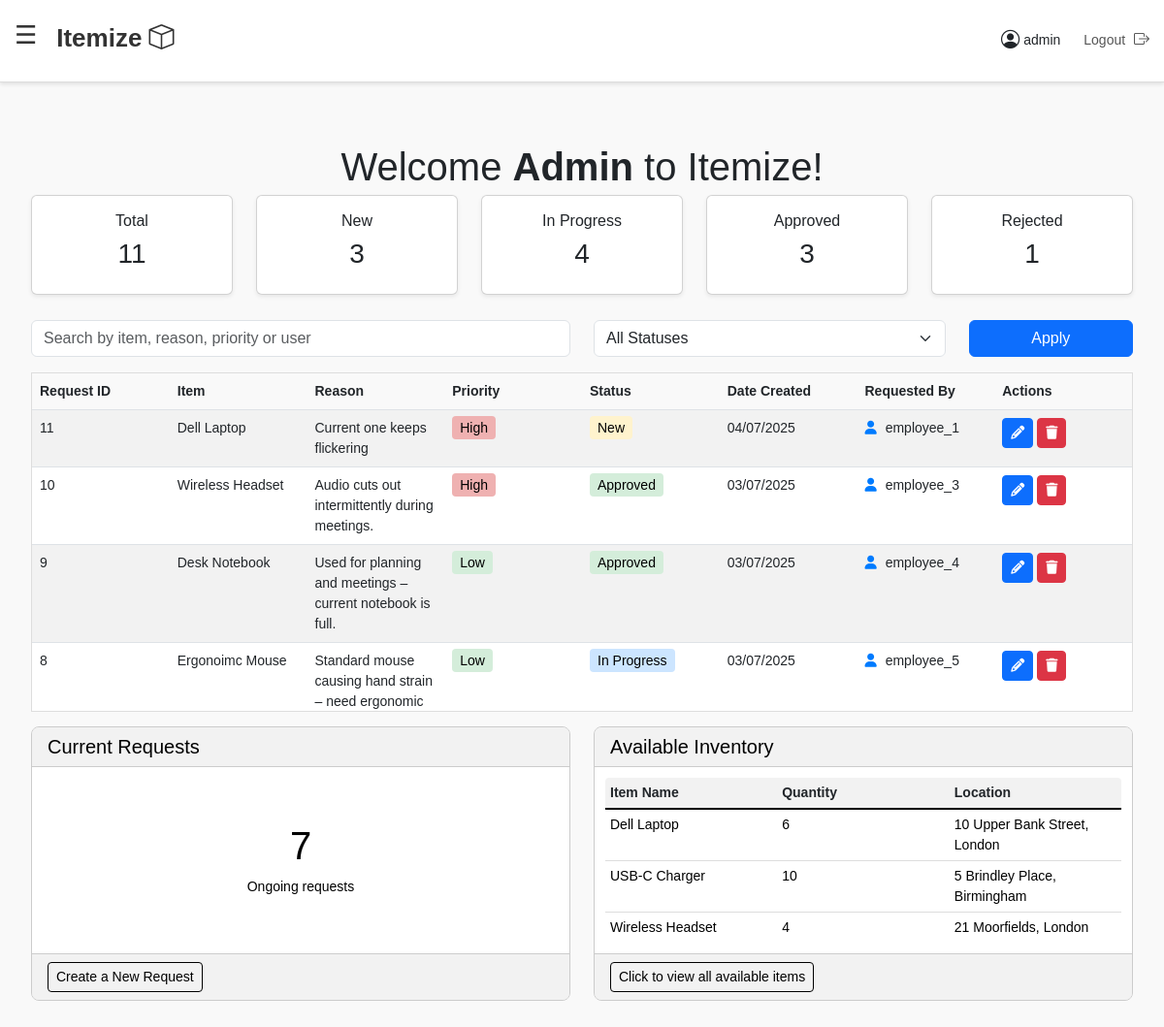
The page /dashboard/ (signed in) on the database its author committed.
### inventory/models.py (models this page shows, shortened)
class InventoryRequest(models.Model):
    STATUS_CHOICES = [
        ('New', 'New'),
        ('In Progress', 'In Progress'),
        ('Approved', 'Approved'),
        ('Rejected', 'Rejected'),
    ]
    item = models.ForeignKey(InventoryItem, on_delete=models.CASCADE)
    reason = models.TextField()
    priority = models.CharField(max_length=10, choices=[('High', 'High'), ('Medium', 'Medium'), ('Low', 'Low')])
    requested_by = models.ForeignKey(User, on_delete=models.CASCADE)
    status = models.CharField(max_length=20, choices=STATUS_CHOICES, default='New')
    created_at = models.DateTimeField(auto_now_add=True)
    class Meta:
        verbose_name = 'Inventory Request'
        verbose_name_plural = 'Inventory Requests'
        db_table = 'inventory_request'

class InventoryItem(models.Model):
    name = models.CharField(max_length=100)
    category = models.CharField(max_length=100)
    quantity = models.PositiveIntegerField(default=0)
    location = models.CharField(max_length=100)
    description = models.TextField(blank=True)
    added = models.DateTimeField(auto_now_add=True)
    class Meta:
        verbose_name = 'Inventory Item'
        verbose_name_plural = 'Inventory Items'
        db_table = 'inventory_item'

### inventory/views.py (the view, shortened to what this page needs)
# urls.py: path('dashboard/', views.dashboard, name='dashboard'),
@login_required
def dashboard(request):
    if request.user.is_staff:
        requests = InventoryRequest.objects.all()
        is_admin = True
    else:
        requests = InventoryRequest.objects.filter(requested_by=request.user)
        is_admin = False
    search_query = request.GET.get('search', '').strip()
    status_filter = request.GET.get('status', '').strip()
    if status_filter:
        requests = requests.filter(status=status_filter)
    requests = requests.order_by('-created_at')
    current_requests_count = requests.exclude(status__in=['Approved', 'Rejected']).count()
    total_requests = requests.count()
    new_count = requests.filter(status='New').count()
    in_progress_count = requests.filter(status='In Progress').count()
    approved_count = requests.filter(status='Approved').count()
    rejected_count = requests.filter(status='Rejected').count()
    paginator = Paginator(requests, 8)
    page_number = request.GET.get('page')
    page_obj = paginator.get_page(page_number)
    available_inventories = InventoryItem.objects.all()[:3]
    context = {
        'requests': page_obj,
        'page_obj': page_obj,
        'current_requests_count': current_requests_count,
        'available_inventories': available_inventories,
        'is_admin': is_admin,
        'user_name': request.user.username,
        'search_query': search_query,
        'status_filter': status_filter,
        'status_choices': InventoryRequest.STATUS_CHOICES,
        'total_requests': total_requests,
        'new_count': new_count,
        'in_progress_count': in_progress_count,
        'approved_count': approved_count,
        'rejected_count': rejected_count,
    }
    return render(request, 'dashboard.html', context)

### templates/dashboard.html (shortened to what this page needs)
{% extends 'base.html' %}
{% block content %}
    <div class="container-fluid mt-5">
    <h1 class="text-center" style="margin-top: 5px; margin-bottom: 15px">Welcome
        <strong>{{ user.username|title }}</strong> to Itemize!
    </h1>
    <div class="row mb-3">
    <div class="col-md">
        <div class="card text-center shadow-sm">
            <div class="card-body">
                <h6>Total</h6>
                <h3>{{ total_requests }}</h3>
            </div>
        </div>
    </div>
    <div class="col-md">
        <div class="card text-center shadow-sm">
            <div class="card-body">
                <h6>New</h6>
                <h3>{{ new_count }}</h3>
            </div>
        </div>
    </div>
    <div class="col-md">
        <div class="card text-center shadow-sm">
            <div class="card-body">
                <h6>In Progress</h6>
                <h3>{{ in_progress_count }}</h3>
            </div>
        </div>
    </div>
    <div class="col-md">
        <div class="card text-center shadow-sm">
            <div class="card-body">
                <h6>Approved</h6>
                <h3>{{ approved_count }}</h3>
            </div>
        </div>
    </div>
    <div class="col-md">
        <div class="card text-center shadow-sm">
            <div class="card-body">
                <h6>Rejected</h6>
                <h3>{{ rejected_count }}</h3>
            </div>
        </div>
    </div>
</div>
<form method="get" class="row mb-3">
    <div class="col-md-6">
        <input type="text" name="search" class="form-control"
               placeholder="Search by item, reason, priority or user"
               value="{{ search_query }}">
    </div>
    <div class="col-md-4">
        <select name="status" class="form-select">
            <option value="">All Statuses</option>
        </select>
    </div>
    <div class="col-md-2">
        <button type="submit" class="btn btn-primary w-100">Apply</button>
    </div>
</form>
    <div class="scrollable-table-container">
        <table class="table table-striped">
            <thead>
            <tr>
                <th>Request ID</th>
                <th>Item</th>
                <th>Reason</th>
                <th>Priority</th>
                <th>Status</th>
                <th>Date Created</th>
                <th>Requested By</th>
                <th>Actions</th>
            </tr>
            </thead>
            <tbody>
            {% for req in requests %}
                <tr>
                    <td>{{ req.id }}</td>
                    <td>{{ req.item.name }}</td>
                    <td>{{ req.reason }}</td>
                    <td>
                <span class="{% if req.priority == 'Low' %}priority-low
                              {% elif req.priority == 'Medium' %}priority-medium
                              {% elif req.priority == 'High' %}priority-high{% endif %}">
                    {{ req.priority }}
                </span>
                    </td>
                    <td>
                <span class="{% if req.status == 'New' %}status-new
                              {% elif req.status == 'In Progress' %}status-in-progress
                              {% elif req.status == 'Approved' %}status-approved
                              {% elif req.status == 'Rejected' %}status-rejected{% endif %}">
                    {{ req.status }}
                </span>
                    </td>
                    <td>{{ req.created_at|date:"d/m/Y" }}</td>
                    <td>
                        {% if req.requested_by.is_superuser %}
                            <i class="fa fa-user-shield" style="color: #ff5733; margin-right: 5px;"></i>
                        {% else %}
                            <i class="fa fa-user" style="color: #007bff; margin-right: 5px;"></i>
                        {% endif %}
                        {{ req.requested_by.username }}
                    </td>
                    <td>
                        {% if req.requested_by == user or is_admin %}
                            <a href="{% url 'edit_request' req.id %}" class="btn btn-primary btn-sm btn-icon">
                                <i class="fa fa-pencil-alt"></i>
                            </a>
                            {% if is_admin %}
                                <a href="{% url 'delete_request' req.id %}" class="btn btn-danger btn-sm btn-icon">
                                    <i class="fa fa-trash"></i>
                                </a>
                            {% endif %}
                        {% else %}
                            <span class="text-muted">No Actions</span>
                        {% endif %}
                    </td>
                </tr>
            {% endfor %}
            </tbody>
        </table>
    </div>
    <div class="row mb-4">
    <div class="col-md-6">
        <div class="card h-100"
             style="background-color: #f2f2f2; border: 1px solid #ccc; border-radius: 8px; overflow: hidden;">
            <div class="card-header" style="background-color: #f2f2f2; color: black; border-bottom: 1px solid #ccc;">
                <h5 class="card-title mb-0">Current Requests</h5>
            </div>
            <div class="card-body d-flex flex-column align-items-center justify-content-center"
                 style="background-color: white;">
                <h1 style="color: black;">{{ current_requests_count }}</h1>
                <p class="card-text" style="color: black;">Ongoing requests</p>
            </div>
            <div class="card-footer" style="background-color: #f2f2f2; border-top: 1px solid #ccc;">
                <a href="{% url 'create_request' %}" class="btn btn-sm"
                   style="border: 1px solid black; color: black; background-color: transparent; transition: 0.3s;"
                   onmouseover="this.style.backgroundColor='black'; this.style.color='white';"
                   onmouseout="this.style.backgroundColor='transparent'; this.style.color='black';">Create a New
                    Request</a>
            </div>
        </div>
    </div>
    <div class="col-md-6">
        <div class="card h-100"
             style="background-color: #f2f2f2; border: 1px solid #ccc; border-radius: 8px; overflow: hidden;">
            <div class="card-header" style="background-color: #f2f2f2; color: black; border-bottom: 1px solid #ccc;">
                <h5 class="card-title mb-0">Available Inventory</h5>
            </div>
            <div class="card-body" style="background-color: white; padding: 10px;">
                {% if available_inventories|length > 0 %}
                    <table style="width: 100%; border-collapse: collapse; background-color: white; border-radius: 5px; overflow: hidden; border: 1px solid #ddd;">
                        <thead style="background-color: #f2f2f2;">
                        <tr>
                            <th style="text-align: left; padding: 5px; border-bottom: 2px solid black;">Item Name</th>
                            <th style="text-align: left; padding: 5px; border-bottom: 2px solid black;">Quantity</th>
                            <th style="text-align: left; padding: 5px; border-bottom: 2px solid black;">Location</th>
                        </tr>
                        </thead>
                        <tbody>
                        {% for item in available_inventories|slice:":3" %}
                            <tr>
                                <td style="padding: 5px; border-bottom: 1px solid #ddd; color: black;">{{ item.name }}</td>
                                <td style="padding: 5px; border-bottom: 1px solid #ddd; color: black;">{{ item.quantity }}</td>
                                <td style="padding: 5px; border-bottom: 1px solid #ddd; color: black;">{{ item.location }}</td>
                            </tr>
                        {% endfor %}
                        </tbody>
                    </table>
                {% else %}
                    <p style="text-align: center; color: black; margin: 10px 0;">No inventory available</p>
                {% endif %}
            </div>
            <div class="card-footer" style="background-color: #f2f2f2; border-top: 1px solid #ccc;">
                <a href="{% url 'available_inventory' %}" class="btn btn-sm"
                   style="border: 1px solid black; color: black; background-color: transparent; transition: 0.3s;"
                   onmouseover="this.style.backgroundColor='black'; this.style.color='white';"
                   onmouseout="this.style.backgroundColor='transparent'; this.style.color='black';">Click to view all
                    available items</a>
            </div>
        </div>
    </div>
{% endblock %}

### templates/base.html (shortened to what this page needs)
<!DOCTYPE html>
<html lang="en">
<head>
    <link href="https://cdn.jsdelivr.net/npm/bootstrap@5.3.0/dist/css/bootstrap.min.css" rel="stylesheet">
    <link href="https://cdnjs.cloudflare.com/ajax/libs/font-awesome/6.4.0/css/all.min.css" rel="stylesheet">
    <link href="https://cdn.jsdelivr.net/npm/bootstrap-icons/font/bootstrap-icons.css" rel="stylesheet">
</head>
<body>
<nav class="navbar d-flex align-items-center justify-content-between">
    <div>
        <span id="hamburgerIcon" class="hamburger-icon">☰</span>
        <a href="{% url 'dashboard' %}" class="navbar-brand ms-3">
            Itemize <i class="bi bi-box"></i>
        </a>
    </div>
    <div class="d-flex align-items-center">
        <span class="profile-section d-flex align-items-center me-4">
            <i class="bi bi-person-circle me-1" style="font-size: 1.2rem;"></i>
            {{ request.user.username }}
        </span>
        <a href="{% url 'logout' %}" class="logout">
            Logout <i class="bi bi-box-arrow-right"></i>
        </a>
    </div>
</nav>
<div class="main-content">
    {% block content %}
    {% endblock %}
</div>
</body>
</html>

### templates/base.html (style rules this page uses)
table { table-layout: fixed; width: 100%; }
th, td { text-align: left; vertical-align: top; }
body { margin: 0; font-size: 14px; font-family: Arial, sans-serif; background-color: #f9f9f9; }
.navbar { background-color: #ffffff; box-shadow: 0 2px 4px rgba(0, 0, 0, 0.1); border-bottom: 1px solid #ddd; padding: 20px 15px; position: fixed; top: 0; left: 0; width: 100%; z-index: 1000; }
.navbar .navbar-brand { font-size: 26px; font-weight: bold; color: #333; text-decoration: none; }
.profile-section, .logout { font-size: 14px; }
.logout i { margin-left: 5px; font-size: 16px; }
.hamburger-icon { font-size: 26px; cursor: pointer; position: relative; top: -7.5px; color: #333; }
.main-content { margin-top: 80px; padding: 20px; }
.logout { font-size: 14px; text-decoration: none; color: #555; margin-top: -1.9px; }
.profile-section { margin-top: 0px; }
.hamburger-icon { font-size: 26px; cursor: pointer; position: relative; top: -7.5px; vertical-align: middle; user-select: none; color: #333; }

### templates/dashboard.html (style rules this page uses)
.text-center { margin-top: -10px; margin-bottom: 10px; }
.scrollable-table-container { max-height: 350px; overflow-y: auto; border: 1px solid #ddd; margin-bottom: 15px; }
.scrollable-table-container table { width: 100%; border-collapse: collapse; border-spacing: 0; }
.scrollable-table-container thead th { position: sticky; top: 0; z-index: 2; background-color: #f9f9f9; box-shadow: 0 2px 2px -1px rgba(0, 0, 0, 0.1); padding: 8px; text-align: left; }
.scrollable-table-container tbody td { padding: 8px; }
.btn-icon { position: relative; display: inline-block; text-decoration: none; }
.priority-low { background-color: #d4edda; color: #000000; padding: 4px 8px; border-radius: 4px; }
.priority-high { background-color: #efb1b1; color: #000000; padding: 4px 8px; border-radius: 4px; }
.status-new { background-color: #fff3cd; color: #000000; padding: 4px 8px; border-radius: 4px; }
.status-in-progress { background-color: #cce5ff; color: #000000; padding: 4px 8px; border-radius: 4px; }
.status-approved { background-color: #d4edda; color: #000000; padding: 4px 8px; border-radius: 4px; }

### rows shown on the page
InventoryRequest: id "11", item.name "Dell Laptop", reason "Current one keeps flickering", priority "High", status "New", created_at "04/07/2025", requested_by.username "employee_1"
InventoryRequest: id "10", item.name "Wireless Headset", reason "Audio cuts out intermittently during meetings.", priority "High", status "Approved", created_at "03/07/2025", requested_by.username "employee_3"
InventoryRequest: id "9", item.name "Desk Notebook", reason "Used for planning and meetings – current notebook is full.", priority "Low", status "Approved", created_at "03/07/2025", requested_by.username "employee_4"
InventoryRequest: id "8", item.name "Ergonoimc Mouse", reason "Standard mouse causing hand strain – need ergonomic…", priority "Low", status "In Progress", created_at "03/07/2025", requested_by.username "employee_5"
InventoryItem: name "Dell Laptop", quantity "6", location "10 Upper Bank Street, London"
InventoryItem: name "USB-C Charger", quantity "10", location "5 Brindley Place, Birmingham"
InventoryItem: name "Wireless Headset", quantity "4", location "21 Moorfields, London"

### other values the page prints
{{ request.user.username }} "admin"
{{ user.username|title }} "Admin"
{{ total_requests }} "11"
{{ new_count }} "3"
{{ in_progress_count }} "4"
{{ approved_count }} "3"
{{ rejected_count }} "1"
{{ current_requests_count }} "7"
